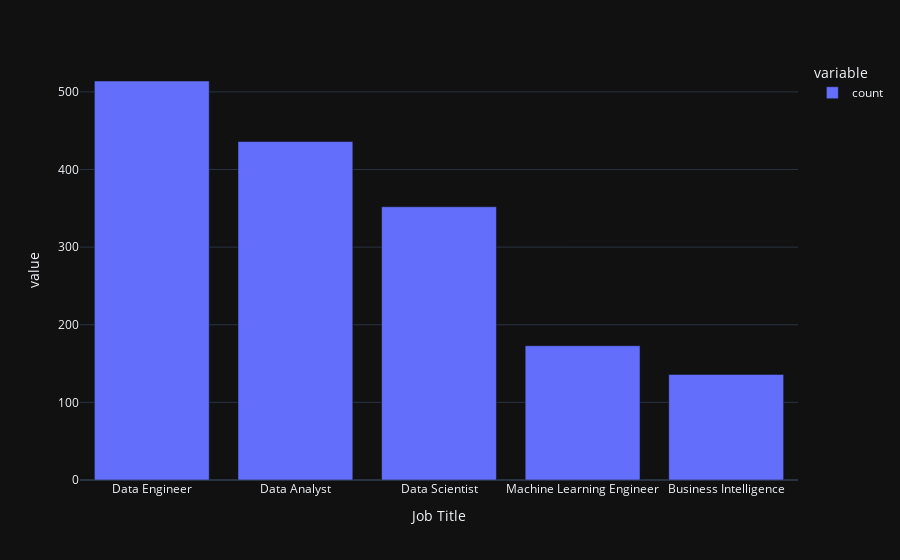

Notebook source saved alongside this figure:
### Markdown cell above
### <div style="text-align:center"> <h1>Univarient Analysis</h1></div>

### Code cell
fig=px.bar(data_frame=pd.DataFrame(df['Job Title'].value_counts().nlargest(5)),template='plotly_dark')
fig.show()

### Figure 1 — Plotly figure (JSON) as saved in the notebook; plotly's stock layout.template omitted (floating-point values rounded to 4 significant figures)
{"data": [{"alignmentgroup": "True", "hovertemplate": "variable=count<br>Job Title=%{x}<br>value=%{y}<extra></extra>", "legendgroup": "count", "marker": {"color": "#636efa", "pattern": {"shape": ""}}, "name": "count", "offsetgroup": "count", "orientation": "v", "showlegend": true, "textposition": "auto", "type": "bar", "x": ["Data Engineer", "Data Analyst", "Data Scientist", "Machine Learning Engineer", "Business Intelligence"], "xaxis": "x", "y": [514, 436, 352, 173, 136], "yaxis": "y"}], "layout": {"barmode": "relative", "legend": {"title": {"text": "variable"}, "tracegroupgap": 0}, "margin": {"t": 60}, "xaxis": {"anchor": "y", "domain": [0, 1], "title": {"text": "Job Title"}}, "yaxis": {"anchor": "x", "domain": [0, 1], "title": {"text": "value"}}}}
